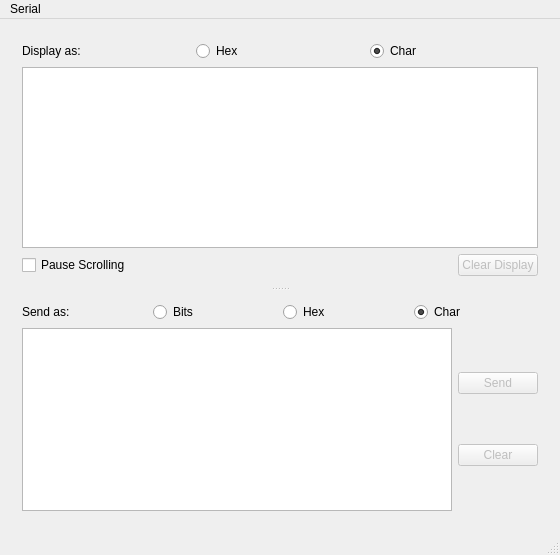
<?xml version="1.0" encoding="UTF-8"?>
<ui version="4.0">
 <class>MainWindow</class>
 <widget class="QMainWindow" name="MainWindow">
  <property name="geometry">
   <rect>
    <x>0</x>
    <y>0</y>
    <width>560</width>
    <height>555</height>
   </rect>
  </property>
  <property name="windowTitle">
   <string>Adam Levy's Serial Parser</string>
  </property>
  <widget class="QWidget" name="centralWidget">
   <layout class="QGridLayout" name="gridLayout">
    <item row="0" column="0">
     <widget class="QSplitter" name="splitter">
      <property name="orientation">
       <enum>Qt::Vertical</enum>
      </property>
      <widget class="QWidget" name="layoutWidget">
       <layout class="QVBoxLayout" name="serialOutputLayout">
        <item>
         <layout class="QHBoxLayout" name="labelAndButtons">
          <item>
           <widget class="QLabel" name="serialOutputLabel">
            <property name="text">
             <string>Display as:</string>
            </property>
           </widget>
          </item>
          <item>
           <widget class="QRadioButton" name="displayOutputHex">
            <property name="enabled">
             <bool>true</bool>
            </property>
            <property name="text">
             <string>Hex</string>
            </property>
            <property name="checkable">
             <bool>true</bool>
            </property>
            <property name="checked">
             <bool>false</bool>
            </property>
            <attribute name="buttonGroup">
             <string notr="true">displayButtonGroup</string>
            </attribute>
           </widget>
          </item>
          <item>
           <widget class="QRadioButton" name="displayOutputChar">
            <property name="enabled">
             <bool>true</bool>
            </property>
            <property name="text">
             <string>Char</string>
            </property>
            <property name="checked">
             <bool>true</bool>
            </property>
            <attribute name="buttonGroup">
             <string notr="true">displayButtonGroup</string>
            </attribute>
           </widget>
          </item>
         </layout>
        </item>
        <item>
         <widget class="QTextBrowser" name="serialTextBrowser">
          <property name="sizePolicy">
           <sizepolicy hsizetype="Expanding" vsizetype="Expanding">
            <horstretch>0</horstretch>
            <verstretch>0</verstretch>
           </sizepolicy>
          </property>
          <property name="minimumSize">
           <size>
            <width>0</width>
            <height>0</height>
           </size>
          </property>
          <property name="baseSize">
           <size>
            <width>0</width>
            <height>0</height>
           </size>
          </property>
          <property name="font">
           <font>
            <family>Arial Unicode MS</family>
           </font>
          </property>
          <property name="verticalScrollBarPolicy">
           <enum>Qt::ScrollBarAsNeeded</enum>
          </property>
          <property name="sizeAdjustPolicy">
           <enum>QAbstractScrollArea::AdjustIgnored</enum>
          </property>
          <property name="html">
           <string>&lt;!DOCTYPE HTML PUBLIC &quot;-//W3C//DTD HTML 4.0//EN&quot; &quot;http://www.w3.org/TR/REC-html40/strict.dtd&quot;&gt;
&lt;html&gt;&lt;head&gt;&lt;meta name=&quot;qrichtext&quot; content=&quot;1&quot; /&gt;&lt;style type=&quot;text/css&quot;&gt;
p, li { white-space: pre-wrap; }
&lt;/style&gt;&lt;/head&gt;&lt;body style=&quot; font-family:'Arial Unicode MS'; font-size:13pt; font-weight:400; font-style:normal;&quot;&gt;
&lt;p style=&quot;-qt-paragraph-type:empty; margin-top:0px; margin-bottom:0px; margin-left:0px; margin-right:0px; -qt-block-indent:0; text-indent:0px; font-family:'.Helvetica Neue DeskInterface';&quot;&gt;&lt;br /&gt;&lt;/p&gt;&lt;/body&gt;&lt;/html&gt;</string>
          </property>
          <property name="acceptRichText">
           <bool>false</bool>
          </property>
         </widget>
        </item>
        <item>
         <layout class="QHBoxLayout" name="pauseChecks">
          <item>
           <widget class="QCheckBox" name="pauseScrolling">
            <property name="text">
             <string>Pause Scrolling</string>
            </property>
           </widget>
          </item>
          <item>
           <widget class="QPushButton" name="clearDisplayButton">
            <property name="enabled">
             <bool>false</bool>
            </property>
            <property name="sizePolicy">
             <sizepolicy hsizetype="Fixed" vsizetype="Fixed">
              <horstretch>0</horstretch>
              <verstretch>0</verstretch>
             </sizepolicy>
            </property>
            <property name="text">
             <string>Clear Display</string>
            </property>
           </widget>
          </item>
         </layout>
        </item>
       </layout>
      </widget>
      <widget class="QWidget" name="layoutWidget">
       <layout class="QVBoxLayout" name="messageInputLayout">
        <item>
         <layout class="QHBoxLayout" name="messageLabelAndButtons">
          <item>
           <widget class="QLabel" name="serialMessageLabel">
            <property name="text">
             <string>Send as:</string>
            </property>
           </widget>
          </item>
          <item>
           <widget class="QRadioButton" name="sendMessageBit">
            <property name="enabled">
             <bool>true</bool>
            </property>
            <property name="text">
             <string>Bits</string>
            </property>
            <attribute name="buttonGroup">
             <string notr="true">sendButtonGroup</string>
            </attribute>
           </widget>
          </item>
          <item>
           <widget class="QRadioButton" name="sendMessageHex">
            <property name="enabled">
             <bool>true</bool>
            </property>
            <property name="text">
             <string>Hex</string>
            </property>
            <property name="checkable">
             <bool>true</bool>
            </property>
            <property name="checked">
             <bool>false</bool>
            </property>
            <attribute name="buttonGroup">
             <string notr="true">sendButtonGroup</string>
            </attribute>
           </widget>
          </item>
          <item>
           <widget class="QRadioButton" name="sendMessageChar">
            <property name="enabled">
             <bool>true</bool>
            </property>
            <property name="text">
             <string>Char</string>
            </property>
            <property name="checked">
             <bool>true</bool>
            </property>
            <attribute name="buttonGroup">
             <string notr="true">sendButtonGroup</string>
            </attribute>
           </widget>
          </item>
         </layout>
        </item>
        <item>
         <layout class="QHBoxLayout" name="lineEditAndButton">
          <item>
           <widget class="QPlainTextEdit" name="plainTextEdit"/>
          </item>
          <item>
           <layout class="QVBoxLayout" name="verticalLayout">
            <item>
             <widget class="QPushButton" name="sendMessage">
              <property name="enabled">
               <bool>false</bool>
              </property>
              <property name="toolTip">
               <string>Alt + Enter</string>
              </property>
              <property name="text">
               <string>Send</string>
              </property>
              <property name="shortcut">
               <string>Alt+Return</string>
              </property>
             </widget>
            </item>
            <item>
             <widget class="QPushButton" name="clear">
              <property name="enabled">
               <bool>false</bool>
              </property>
              <property name="toolTip">
               <string>Esc</string>
              </property>
              <property name="text">
               <string>Clear</string>
              </property>
              <property name="shortcut">
               <string>Esc</string>
              </property>
             </widget>
            </item>
           </layout>
          </item>
         </layout>
        </item>
       </layout>
      </widget>
     </widget>
    </item>
   </layout>
  </widget>
  <widget class="QStatusBar" name="statusBar"/>
  <widget class="QMenuBar" name="menuBar">
   <property name="geometry">
    <rect>
     <x>0</x>
     <y>0</y>
     <width>560</width>
     <height>22</height>
    </rect>
   </property>
   <widget class="QMenu" name="menuSerial">
    <property name="title">
     <string>Serial</string>
    </property>
    <widget class="QMenu" name="menuBaud_Rate">
     <property name="title">
      <string>Baud Rate</string>
     </property>
     <addaction name="action1200_baud"/>
     <addaction name="action2400_baud"/>
     <addaction name="action4800_baud"/>
     <addaction name="action9600_baud"/>
     <addaction name="action19200_baud"/>
     <addaction name="action38400_baud"/>
     <addaction name="action57600_baud"/>
     <addaction name="action115200_baud"/>
     <addaction name="actionCustom_baud"/>
    </widget>
    <widget class="QMenu" name="menuSelect_Port">
     <property name="title">
      <string>Select Port</string>
     </property>
     <addaction name="actionNo_available_ports"/>
    </widget>
    <widget class="QMenu" name="menuData_Bits">
     <property name="title">
      <string>Data Bits</string>
     </property>
     <addaction name="action8_bits"/>
     <addaction name="action7_bits"/>
     <addaction name="action6"/>
     <addaction name="action5"/>
    </widget>
    <widget class="QMenu" name="menuStop_Bits">
     <property name="title">
      <string>Stop Bits</string>
     </property>
     <addaction name="actionOne_Stop"/>
     <addaction name="actionOne_and_Half_Stop"/>
     <addaction name="actionTwo_Stop"/>
    </widget>
    <widget class="QMenu" name="menuParity">
     <property name="title">
      <string>Parity</string>
     </property>
     <addaction name="actionNo_Parity"/>
     <addaction name="actionEven_Parity"/>
     <addaction name="actionOdd_Parity"/>
     <addaction name="actionSpace_Parity"/>
     <addaction name="actionMark_Parity"/>
    </widget>
    <widget class="QMenu" name="menuFlow_Control">
     <property name="title">
      <string>Flow Control</string>
     </property>
     <addaction name="actionNone"/>
     <addaction name="actionHardware_Control"/>
     <addaction name="actionSoftware_Control"/>
    </widget>
    <addaction name="actionReconnect"/>
    <addaction name="separator"/>
    <addaction name="menuSelect_Port"/>
    <addaction name="menuBaud_Rate"/>
    <addaction name="menuData_Bits"/>
    <addaction name="menuStop_Bits"/>
    <addaction name="menuParity"/>
    <addaction name="menuFlow_Control"/>
   </widget>
   <addaction name="menuSerial"/>
  </widget>
  <action name="actionReconnect">
   <property name="text">
    <string>Reconnect</string>
   </property>
  </action>
  <action name="action1200_baud">
   <property name="text">
    <string>1200 baud</string>
   </property>
  </action>
  <action name="action2400_baud">
   <property name="text">
    <string>2400 baud</string>
   </property>
  </action>
  <action name="action4800_baud">
   <property name="text">
    <string>4800 baud</string>
   </property>
  </action>
  <action name="action9600_baud">
   <property name="text">
    <string>9600 baud</string>
   </property>
  </action>
  <action name="action19200_baud">
   <property name="text">
    <string>19200 baud</string>
   </property>
  </action>
  <action name="action38400_baud">
   <property name="text">
    <string>38400 baud</string>
   </property>
  </action>
  <action name="action57600_baud">
   <property name="enabled">
    <bool>false</bool>
   </property>
   <property name="text">
    <string>57600 baud</string>
   </property>
  </action>
  <action name="action115200_baud">
   <property name="text">
    <string>115200 baud</string>
   </property>
  </action>
  <action name="actionCustom_baud">
   <property name="text">
    <string>Custom baud</string>
   </property>
  </action>
  <action name="actionNo_available_ports">
   <property name="enabled">
    <bool>false</bool>
   </property>
   <property name="text">
    <string>No available ports</string>
   </property>
  </action>
  <action name="action8_bits">
   <property name="enabled">
    <bool>false</bool>
   </property>
   <property name="text">
    <string>8 bits</string>
   </property>
  </action>
  <action name="action7_bits">
   <property name="text">
    <string>7 bits</string>
   </property>
  </action>
  <action name="action6">
   <property name="text">
    <string>6 bits</string>
   </property>
  </action>
  <action name="action5">
   <property name="text">
    <string>5 bits</string>
   </property>
  </action>
  <action name="actionNo_Parity">
   <property name="enabled">
    <bool>false</bool>
   </property>
   <property name="text">
    <string>No Parity</string>
   </property>
  </action>
  <action name="actionEven_Parity">
   <property name="text">
    <string>Even Parity</string>
   </property>
  </action>
  <action name="actionOdd_Parity">
   <property name="text">
    <string>Odd Parity</string>
   </property>
  </action>
  <action name="actionSpace_Parity">
   <property name="text">
    <string>Space Parity</string>
   </property>
  </action>
  <action name="actionMark_Parity">
   <property name="text">
    <string>Mark Parity</string>
   </property>
  </action>
  <action name="actionOne_Stop">
   <property name="enabled">
    <bool>false</bool>
   </property>
   <property name="text">
    <string>One Stop</string>
   </property>
  </action>
  <action name="actionOne_and_Half_Stop">
   <property name="text">
    <string>One and Half Stop</string>
   </property>
  </action>
  <action name="actionTwo_Stop">
   <property name="text">
    <string>Two Stop</string>
   </property>
  </action>
  <action name="actionNone">
   <property name="enabled">
    <bool>false</bool>
   </property>
   <property name="text">
    <string>None</string>
   </property>
  </action>
  <action name="actionHardware_Control">
   <property name="text">
    <string>Hardware Control</string>
   </property>
  </action>
  <action name="actionSoftware_Control">
   <property name="text">
    <string>Software Control</string>
   </property>
  </action>
 </widget>
 <layoutdefault spacing="6" margin="11"/>
 <tabstops>
  <tabstop>pauseScrolling</tabstop>
  <tabstop>displayOutputHex</tabstop>
  <tabstop>displayOutputChar</tabstop>
  <tabstop>sendMessageHex</tabstop>
  <tabstop>serialTextBrowser</tabstop>
 </tabstops>
 <resources/>
 <connections/>
 <buttongroups>
  <buttongroup name="displayButtonGroup"/>
  <buttongroup name="sendButtonGroup"/>
 </buttongroups>
</ui>
